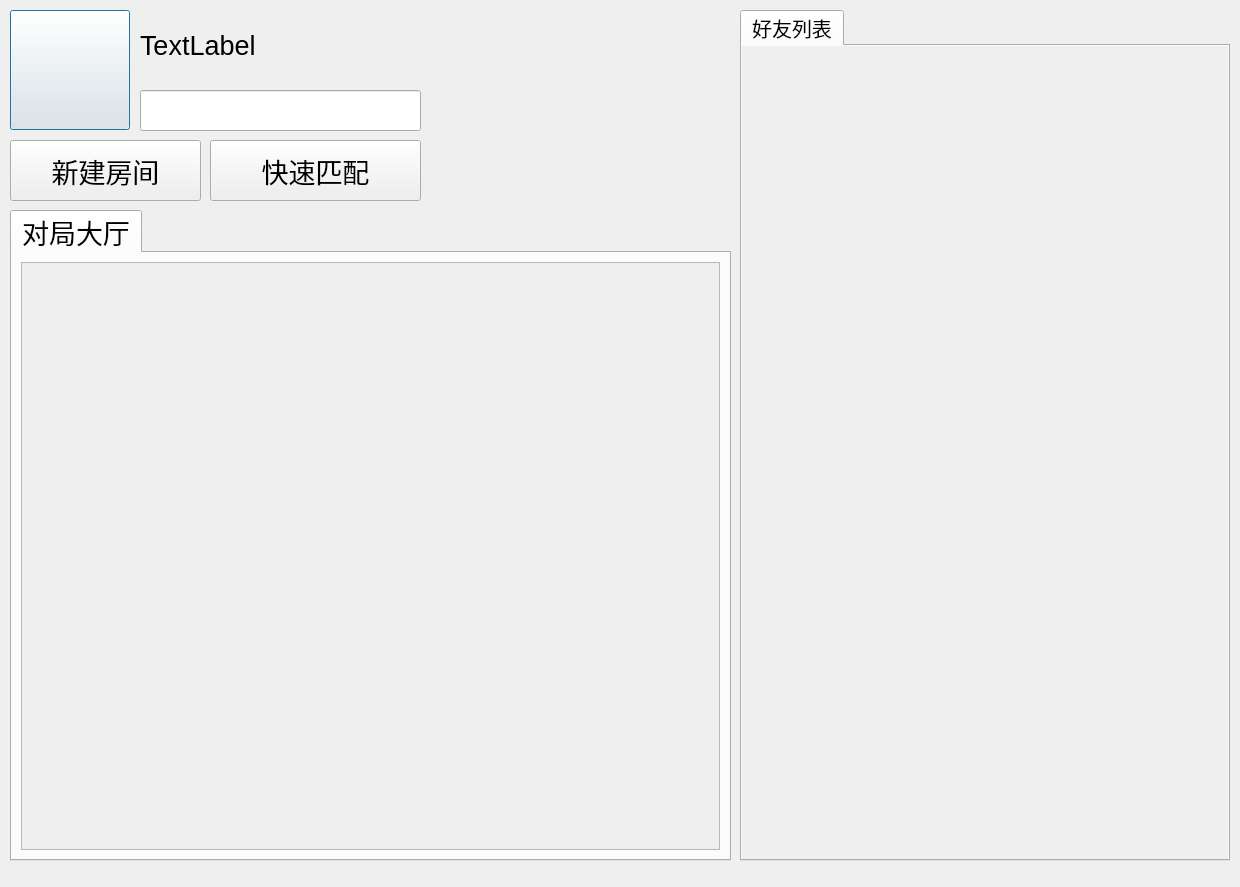
<?xml version="1.0" encoding="UTF-8"?>
<ui version="4.0">
 <class>GameLobbyDialog</class>
 <widget class="QDialog" name="GameLobbyDialog">
  <property name="geometry">
   <rect>
    <x>0</x>
    <y>0</y>
    <width>1240</width>
    <height>887</height>
   </rect>
  </property>
  <property name="windowTitle">
   <string>Dialog</string>
  </property>
  <widget class="QTabWidget" name="tw_friend">
   <property name="geometry">
    <rect>
     <x>740</x>
     <y>10</y>
     <width>490</width>
     <height>851</height>
    </rect>
   </property>
   <property name="font">
    <font>
     <pointsize>15</pointsize>
    </font>
   </property>
   <property name="currentIndex">
    <number>0</number>
   </property>
   <widget class="QWidget" name="friendList">
    <attribute name="title">
     <string>好友列表</string>
    </attribute>
    <widget class="QScrollArea" name="scrollArea">
     <property name="geometry">
      <rect>
       <x>-10</x>
       <y>-10</y>
       <width>501</width>
       <height>851</height>
      </rect>
     </property>
     <property name="widgetResizable">
      <bool>true</bool>
     </property>
     <widget class="QWidget" name="scrollAreaWidgetContents_2">
      <property name="geometry">
       <rect>
        <x>0</x>
        <y>0</y>
        <width>499</width>
        <height>849</height>
       </rect>
      </property>
      <layout class="QVBoxLayout" name="verticalLayout">
       <item>
        <widget class="QWidget" name="wdg_friendList" native="true"/>
       </item>
       <item>
        <spacer name="verticalSpacer">
         <property name="orientation">
          <enum>Qt::Vertical</enum>
         </property>
         <property name="sizeHint" stdset="0">
          <size>
           <width>20</width>
           <height>820</height>
          </size>
         </property>
        </spacer>
       </item>
      </layout>
     </widget>
    </widget>
   </widget>
  </widget>
  <widget class="QPushButton" name="pb_icon">
   <property name="geometry">
    <rect>
     <x>10</x>
     <y>10</y>
     <width>120</width>
     <height>120</height>
    </rect>
   </property>
   <property name="text">
    <string/>
   </property>
   <property name="iconSize">
    <size>
     <width>120</width>
     <height>120</height>
    </size>
   </property>
  </widget>
  <widget class="QLabel" name="lable_name">
   <property name="geometry">
    <rect>
     <x>140</x>
     <y>10</y>
     <width>281</width>
     <height>71</height>
    </rect>
   </property>
   <property name="font">
    <font>
     <pointsize>20</pointsize>
    </font>
   </property>
   <property name="text">
    <string>TextLabel</string>
   </property>
  </widget>
  <widget class="QLineEdit" name="le_feeling">
   <property name="geometry">
    <rect>
     <x>140</x>
     <y>90</y>
     <width>281</width>
     <height>41</height>
    </rect>
   </property>
   <property name="font">
    <font>
     <pointsize>9</pointsize>
    </font>
   </property>
  </widget>
  <widget class="QPushButton" name="pb_newRoom">
   <property name="geometry">
    <rect>
     <x>10</x>
     <y>140</y>
     <width>191</width>
     <height>61</height>
    </rect>
   </property>
   <property name="font">
    <font>
     <pointsize>20</pointsize>
    </font>
   </property>
   <property name="text">
    <string>新建房间</string>
   </property>
  </widget>
  <widget class="QPushButton" name="pb_quickStart">
   <property name="geometry">
    <rect>
     <x>210</x>
     <y>140</y>
     <width>211</width>
     <height>61</height>
    </rect>
   </property>
   <property name="font">
    <font>
     <pointsize>20</pointsize>
    </font>
   </property>
   <property name="text">
    <string>快速匹配</string>
   </property>
  </widget>
  <widget class="QTabWidget" name="tw_matchLobby">
   <property name="geometry">
    <rect>
     <x>10</x>
     <y>210</y>
     <width>721</width>
     <height>651</height>
    </rect>
   </property>
   <property name="font">
    <font>
     <pointsize>20</pointsize>
    </font>
   </property>
   <property name="currentIndex">
    <number>0</number>
   </property>
   <widget class="QWidget" name="tab">
    <attribute name="title">
     <string>对局大厅</string>
    </attribute>
    <layout class="QGridLayout" name="gridLayout">
     <item row="1" column="0">
      <widget class="QScrollArea" name="scrollArea_2">
       <property name="widgetResizable">
        <bool>true</bool>
       </property>
       <widget class="QWidget" name="scrollAreaWidgetContents_3">
        <property name="geometry">
         <rect>
          <x>0</x>
          <y>0</y>
          <width>703</width>
          <height>600</height>
         </rect>
        </property>
        <layout class="QVBoxLayout" name="verticalLayout_2">
         <item>
          <widget class="QWidget" name="wdg_roomList" native="true"/>
         </item>
         <item>
          <spacer name="verticalSpacer_2">
           <property name="orientation">
            <enum>Qt::Vertical</enum>
           </property>
           <property name="sizeHint" stdset="0">
            <size>
             <width>20</width>
             <height>571</height>
            </size>
           </property>
          </spacer>
         </item>
        </layout>
       </widget>
      </widget>
     </item>
    </layout>
   </widget>
  </widget>
 </widget>
 <resources/>
 <connections/>
</ui>
